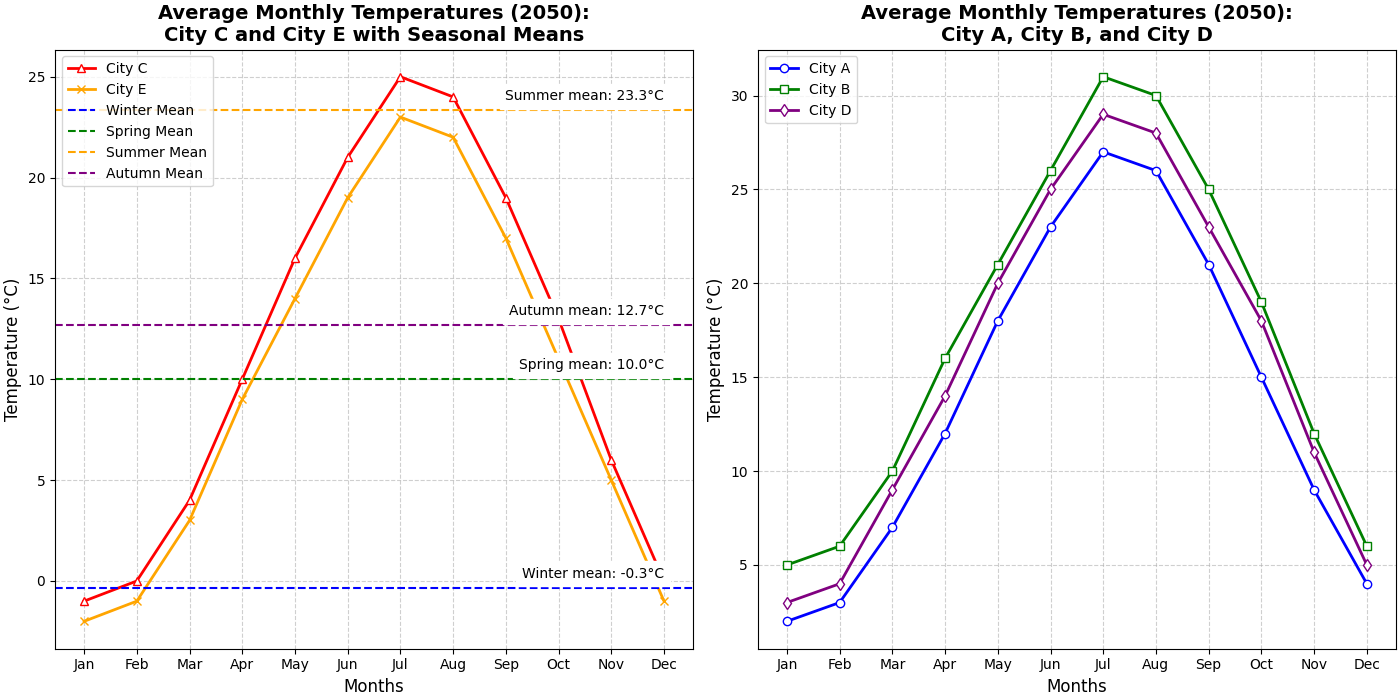

This figure's Python source:
import matplotlib.pyplot as plt
import numpy as np

months = ['Jan', 'Feb', 'Mar', 'Apr', 'May', 'Jun', 'Jul', 'Aug', 'Sep', 'Oct', 'Nov', 'Dec']
city_a_temps = [2, 3, 7, 12, 18, 23, 27, 26, 21, 15, 9, 4]
city_b_temps = [5, 6, 10, 16, 21, 26, 31, 30, 25, 19, 12, 6]
city_c_temps = [-1, 0, 4, 10, 16, 21, 25, 24, 19, 13, 6, 0]
city_d_temps = [3, 4, 9, 14, 20, 25, 29, 28, 23, 18, 11, 5]
city_e_temps = [-2, -1, 3, 9, 14, 19, 23, 22, 17, 11, 5, -1]

fig, axs = plt.subplots(1, 2, figsize=(14, 7), constrained_layout=True)

# Switched to plotting City C and City E in axs[0]
axs[0].plot(months, city_c_temps, '-^', color='red', label='City C', linewidth=2, markerfacecolor='white')
axs[0].plot(months, city_e_temps, '-x', color='orange', label='City E', linewidth=2, markerfacecolor='white')

winter_mean = np.mean(city_c_temps[0:2] + city_c_temps[11:])
spring_mean = np.mean(city_c_temps[2:5])
summer_mean = np.mean(city_c_temps[5:8])
autumn_mean = np.mean(city_c_temps[8:11])

axs[0].axhline(y=winter_mean, color='blue', linestyle='--', label='Winter Mean')
axs[0].axhline(y=spring_mean, color='green', linestyle='--', label='Spring Mean')
axs[0].axhline(y=summer_mean, color='orange', linestyle='--', label='Summer Mean')
axs[0].axhline(y=autumn_mean, color='purple', linestyle='--', label='Autumn Mean')

axs[0].set_title('Average Monthly Temperatures (2050):\nCity C and City E with Seasonal Means', fontsize=14, fontweight='bold')
axs[0].set_xlabel('Months', fontsize=12)
axs[0].set_ylabel('Temperature (°C)', fontsize=12)
axs[0].set_xticks(np.arange(len(months)))
axs[0].set_xticklabels(months)
axs[0].grid(True, linestyle='--', alpha=0.6)
axs[0].legend(loc='upper left', fontsize=10)

season_annot = [('Winter', winter_mean), ('Spring', spring_mean), ('Summer', summer_mean), ('Autumn', autumn_mean)]
for season, mean_temp in season_annot:
    axs[0].text(len(months)-1, mean_temp + 0.5, f'{season} mean: {mean_temp:.1f}°C', 
                fontsize=10, color='black', ha='right', backgroundcolor='white')

# Switched to plotting City A, City B, and City D in axs[1]
axs[1].plot(months, city_a_temps, '-o', color='blue', label='City A', linewidth=2, markerfacecolor='white')
axs[1].plot(months, city_b_temps, '-s', color='green', label='City B', linewidth=2, markerfacecolor='white')
axs[1].plot(months, city_d_temps, '-d', color='purple', label='City D', linewidth=2, markerfacecolor='white')

axs[1].set_title('Average Monthly Temperatures (2050):\nCity A, City B, and City D', fontsize=14, fontweight='bold')
axs[1].set_xlabel('Months', fontsize=12)
axs[1].set_ylabel('Temperature (°C)', fontsize=12)
axs[1].set_xticks(np.arange(len(months)))
axs[1].set_xticklabels(months)
axs[1].grid(True, linestyle='--', alpha=0.6)
axs[1].legend(loc='upper left', fontsize=10)

plt.show()
